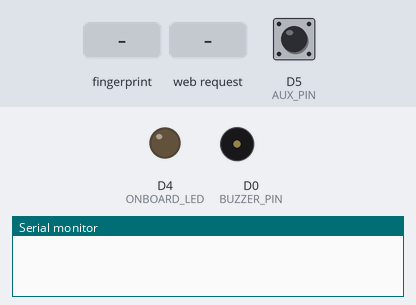
The sketch below on a simulated ESP8266 (NodeMCU). Parts: output pins drawn as LEDs (lit = HIGH), buzzer (waves = sounding, pin HIGH), the last lines printed to the serial monitor. Inputs (shaded band) come from the test bench; at power-on: D5 (AUX_PIN) HIGH. Random numbers use the default seed unless the sketch sets one.

Above: at 0.0 s.
At 4.2 s:
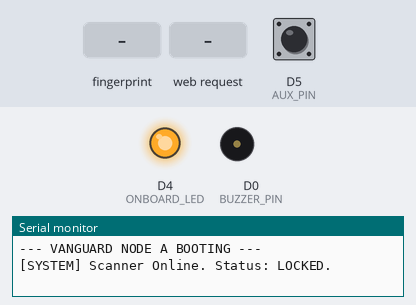
4.3 s: finger stored as number 1 placed on the sensor
At 4.74 s:
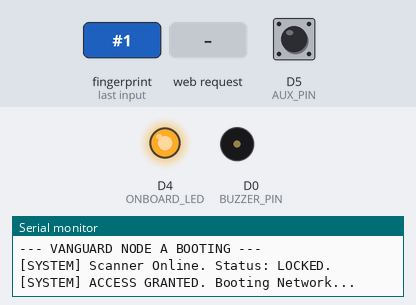
6.3 s: HTTP request GET /send received
9.3 s: HTTP request GET /send?msg=ACK received
12.3 s: HTTP request GET /send?msg=UTE received
Timing chart, 0 to 15.3 s (numbered marks = the images above; inputs shaded):
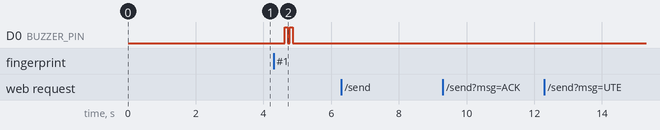

The sketch:

Node_A_lora.ino
```cpp
// ================================================================
// VANGUARD NODE A — FIELD TERMINAL — STANDARDIZED BUILD
// ================================================================

#include <ESP8266WiFi.h>
#include <ESP8266WebServer.h>
#include <SoftwareSerial.h>
#include <Adafruit_Fingerprint.h>

// --- NETWORK & SYSTEM STATE ---
const char* ssid = "VSquadA";
const char* password = "";
ESP8266WebServer server(80);

// --- TACTICAL ARQ / CSMA PROTOCOL VARIABLES ---
uint8_t txSequenceNumber = 0;        // Rolling packet ID (0-255)
int pendingAckId = -1;               // -1 means no packet is awaiting ACK
String pendingPayload = "";          // Stores payload for retransmission
unsigned long lastTxTime = 0;        // Timestamp of last transmission attempt
uint8_t retryCount = 0;              // Current retry attempt
const uint8_t MAX_RETRIES = 3;       // Max retransmissions before giving up
const unsigned long ACK_TIMEOUT = 2000; // 2 seconds to wait for an ACK

String latestMessage = "";
bool systemUnlocked = false;

// --- THE ONLY 4 LOCATION VARIABLES YOU NEED (DOUBLE PRECISION) ---
double currentLat = 10.841970; // This Node (Node A)
double currentLon = 106.838440;
double friendLat  = 0.000000;  // Target Node (Node B)
double friendLon  = 0.000000;

// --- ALARM TIMING ---
unsigned long previousBuzzerTime = 0;
int beepCount = 0;
bool isAlarmActive = false;
bool isBuzzerOn = false;

// --- HARDWARE PINOUTS ---
#define ONBOARD_LED 2 // Active LOW
#define AUX_PIN 14    // D5 - E32 Busy/Idle pin
#define BUZZER_PIN 16 // D0 - Alarm Buzzer

SoftwareSerial loraSerial(5, 4);     // RX, TX for E32 Radio (D1, D2)
SoftwareSerial fingerSerial(12, 13); // RX, TX for Biometric Scanner (D6, D7)
Adafruit_Fingerprint finger = Adafruit_Fingerprint(&fingerSerial);

// ================================================================
// 1. SETUP & BOOT
// ================================================================
void setup() {
  delay(2000);
  Serial.begin(115200);
  loraSerial.begin(9600);
  randomSeed(analogRead(A0)); // Seeds the random number generator

  pinMode(ONBOARD_LED, OUTPUT);
  digitalWrite(ONBOARD_LED, HIGH); // Turn off LED
  pinMode(AUX_PIN, INPUT_PULLUP);
  pinMode(BUZZER_PIN, OUTPUT);
  digitalWrite(BUZZER_PIN, LOW);   // Silence buzzer

  Serial.println("\n--- VANGUARD NODE A BOOTING ---");
  WiFi.mode(WIFI_OFF);

  finger.begin(57600);
  if (finger.verifyPassword()) {
    Serial.println("[SYSTEM] Scanner Online. Status: LOCKED.");
  } else {
    Serial.println("[ERROR] Scanner not detected on D6/D7!");
    while (1) { delay(10); }
  }

  setupAPIRoutes();
}

// ================================================================
// 2. MAIN LOOP
// ================================================================
void loop() {
  if (!systemUnlocked) {
    handleBiometricLock();
  } else {
    server.handleClient();
    handleIncomingRadio();
    handleARQLoop();       // <-- ADD THIS LINE HERE
    handleAlarmBuzzer();
  }
}

// ================================================================
// 3. CORE FUNCTIONS
// ================================================================
void handleBiometricLock() {
  fingerSerial.listen();
  int status = getFingerprintID();

  if (status >= 0) {
    systemUnlocked = true;
    Serial.println("[SYSTEM] ACCESS GRANTED. Booting Network...");

    digitalWrite(BUZZER_PIN, HIGH); delay(100);
    digitalWrite(BUZZER_PIN, LOW); delay(50);
    digitalWrite(BUZZER_PIN, HIGH); delay(100);
    digitalWrite(BUZZER_PIN, LOW);

    WiFi.mode(WIFI_AP);
    WiFi.softAP(ssid, password);
    WiFi.setOutputPower(15);
    Serial.print("[SYSTEM] Tactical AP IP: ");
    Serial.println(WiFi.softAPIP());

    server.begin();
    loraSerial.listen(); // Lock serial exclusively to LoRa
    while (loraSerial.available()) { loraSerial.read(); }
  }
  else if (status == -2) {
    digitalWrite(BUZZER_PIN, HIGH); delay(300); digitalWrite(BUZZER_PIN, LOW);
  }
}

void executeCSMATransmission(String payload) {
  // Step 1: Carrier Sense (Wait for hardware radio to finish current task)
  unsigned long startSense = millis();
  while (digitalRead(AUX_PIN) == LOW && (millis() - startSense < 1000)) {
    delay(5);
  }

  // Step 2: Collision Avoidance (Random backoff to prevent sync-collisions)
  // Random delay between 50ms and 200ms
  unsigned long backoff = random(50, 200);
  unsigned long startBackoff = millis();
  unsigned long hardDeadline = millis() + 500;
  while (millis() - startBackoff < backoff && millis() < hardDeadline) {
    if (digitalRead(AUX_PIN) == LOW) {
      startBackoff = millis();
    }
    delay(2);
  }

  // Step 3: Transmit
  Serial.println(">>> [TX ON AIR]: " + payload);
  loraSerial.println(payload);
}

// ----------------------------------------------------------------
// 2. QUEUE A NEW PACKET WITH ARQ (Replaces old sendRadioPacket)
// ----------------------------------------------------------------
void sendRadioPacket(String command) {
  txSequenceNumber = (txSequenceNumber + 1) % 256; // Roll over at 255

  // Format: VSQUAD:<ID>|<COMMAND>|<LAT>|<LON>
  pendingAckId = txSequenceNumber;
  pendingPayload = "VSQUAD:" + String(pendingAckId) + "|" + command + "|" +
                   String(currentLat, 6) + "|" + String(currentLon, 6);

  retryCount = 0;
  executeCSMATransmission(pendingPayload);
  lastTxTime = millis();
}

// ----------------------------------------------------------------
// 3. ARQ RETRY LOOP (Must be called inside loop())
// ----------------------------------------------------------------
void handleARQLoop() {
  if (pendingAckId != -1) {
    if (millis() - lastTxTime >= ACK_TIMEOUT) {
      if (retryCount < MAX_RETRIES) {
        retryCount++;
        Serial.println("[ARQ] ACK Timeout! Retransmitting pkt #" + String(pendingAckId) +
                       " (Attempt " + String(retryCount) + "/" + String(MAX_RETRIES) + ")");
        executeCSMATransmission(pendingPayload);
        lastTxTime = millis();
      } else {
        Serial.println("[ARQ ERROR] Transmission Failed! Target Node Unreachable (Pkt #" + String(pendingAckId) + ")");
        pendingAckId = -1; // Give up to prevent endless loop
      }
    }
  }
}

// ----------------------------------------------------------------
// 4. UPGRADED INCOMING RECEIVER (Prints exact App Payload format)
// ----------------------------------------------------------------
void handleIncomingRadio() {
  if (loraSerial.available()) {
    String rawPayload = loraSerial.readStringUntil('\n');
    rawPayload.trim();

    if (rawPayload.length() == 0 || !rawPayload.startsWith("VSQUAD:")) return;

    String cleanPayload = rawPayload.substring(7); // Strip "VSQUAD:"

    int firstPipe  = cleanPayload.indexOf('|');
    int secondPipe = cleanPayload.indexOf('|', firstPipe + 1);
    int thirdPipe  = cleanPayload.indexOf('|', secondPipe + 1);

    if (firstPipe != -1 && secondPipe != -1 && thirdPipe != -1) {
      int rxId       = cleanPayload.substring(0, firstPipe).toInt();
      String rxMsg   = cleanPayload.substring(firstPipe + 1, secondPipe);
      friendLat      = cleanPayload.substring(secondPipe + 1, thirdPipe).toDouble();
      friendLon      = cleanPayload.substring(thirdPipe + 1).toDouble();

      // -- CASE A: INCOMING ACKNOWLEDGEMENT FOR OUR PENDING PACKET --
      if (rxMsg == "ACK") {
        if (rxId == pendingAckId) {
          Serial.println("<<< [ARQ SUCCESS] Received ACK for packet #" + String(rxId));
          pendingAckId = -1; // Clear pending state, transmission complete!
        }
        return;
      }

      // -- CASE B: INCOMING TACTICAL COMMAND FROM FRIEND --
      // Format immediately as "msg|lat|lon" exactly as the MIT App expects it!
      latestMessage = rxMsg + "|" + String(friendLat, 6) + "|" + String(friendLon, 6);

      // Print the exact string that will be sent to the App:
      Serial.println("\n<<< [INTEL RX #" + String(rxId) + "] App Payload Buffered: " + latestMessage);

      // SWAPPED BUZZER: Quick double-beep pattern
      digitalWrite(BUZZER_PIN, HIGH); delay(100);
      digitalWrite(BUZZER_PIN, LOW); delay(50);
      digitalWrite(BUZZER_PIN, HIGH); delay(100);
      digitalWrite(BUZZER_PIN, LOW);

      // SEND IMMEDIATE ACKNOWLEDGEMENT BACK TO NODE B
      String ackPacket = "VSQUAD:" + String(rxId) + "|ACK|" + String(currentLat, 6) + "|" + String(currentLon, 6);
      executeCSMATransmission(ackPacket);
    }
  }
}

void handleAlarmBuzzer() {
  if (!isAlarmActive) return;
  unsigned long currentMillis = millis();
  int waitTime = isBuzzerOn ? 50 : 100;

  if (currentMillis - previousBuzzerTime >= waitTime) {
    previousBuzzerTime = currentMillis;
    if (isBuzzerOn) {
      digitalWrite(BUZZER_PIN, LOW);
      isBuzzerOn = false;
      beepCount++;
      if (beepCount >= 5) isAlarmActive = false;
    } else {
      digitalWrite(BUZZER_PIN, HIGH);
      isBuzzerOn = true;
    }
  }
}

int getFingerprintID() {
  uint8_t p = finger.getImage();
  if (p != FINGERPRINT_OK) return -1;
  p = finger.image2Tz();
  if (p != FINGERPRINT_OK) return -1;
  p = finger.fingerFastSearch();
  if (p != FINGERPRINT_OK) return -2;
  return finger.fingerID;
}
// ================================================================
// 4. STANDARDIZED API ROUTES (Fixed /receive logic)
// ================================================================
void setupAPIRoutes() {
  server.on("/send", HTTP_GET, []() {
    String msg = server.arg("msg");

    if (server.hasArg("lat") && server.hasArg("lon")) {
      currentLat = server.arg("lat").toDouble();
      currentLon = server.arg("lon").toDouble();
    }

    String checkMsg = msg;
    checkMsg.toUpperCase();
    if (checkMsg.indexOf("UTE") >= 0)      { currentLat = 10.850000; currentLon = 106.770000; }
    else if (checkMsg.indexOf("VAA") >= 0) { currentLat = 10.810000; currentLon = 106.680000; }
    else if (checkMsg.indexOf("UTF") >= 0) { currentLat = 10.870000; currentLon = 106.800000; }

    sendRadioPacket(msg);

    server.sendHeader("Access-Control-Allow-Origin", "*");
    server.send(200, "text/plain", "Transmission Sent");
  });

  server.on("/receive", HTTP_GET, []() {
    server.sendHeader("Access-Control-Allow-Origin", "*");
    if (server.hasArg("lat") && server.hasArg("lon")) {
      currentLat = server.arg("lat").toDouble();
      currentLon = server.arg("lon").toDouble();
    }

    if (latestMessage.length() > 0) {
      Serial.println(">>> [HTTP /receive] Sending to App: " + latestMessage);
      server.send(200, "text/plain", latestMessage);
      latestMessage = ""; // Clear buffer after sending
    } else {
      // FIX: Never send 0.000000! Always send the true last-known coordinates!
      String pingPayload = "PING:NODE_A|" + String(friendLat, 6) + "|" + String(friendLon, 6);
      server.send(200, "text/plain", pingPayload);
    }
  });
}
```

Measured:
- after the input at 4.3 s, D0 (BUZZER_PIN): alternates HIGH for 0.10 s and LOW for 0.05 s, 4 changes in all, then stays LOW, starting after 0.32 s
